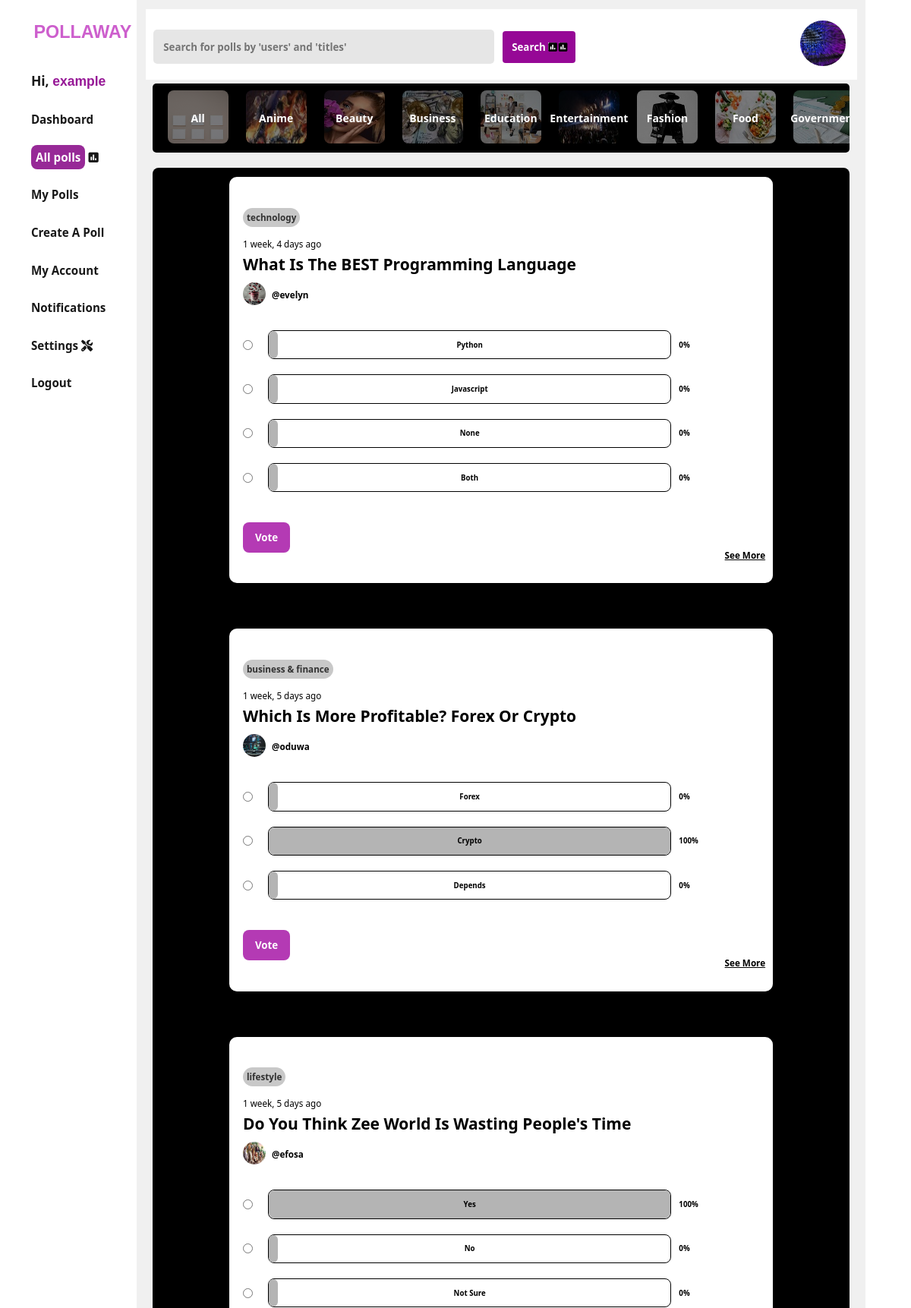
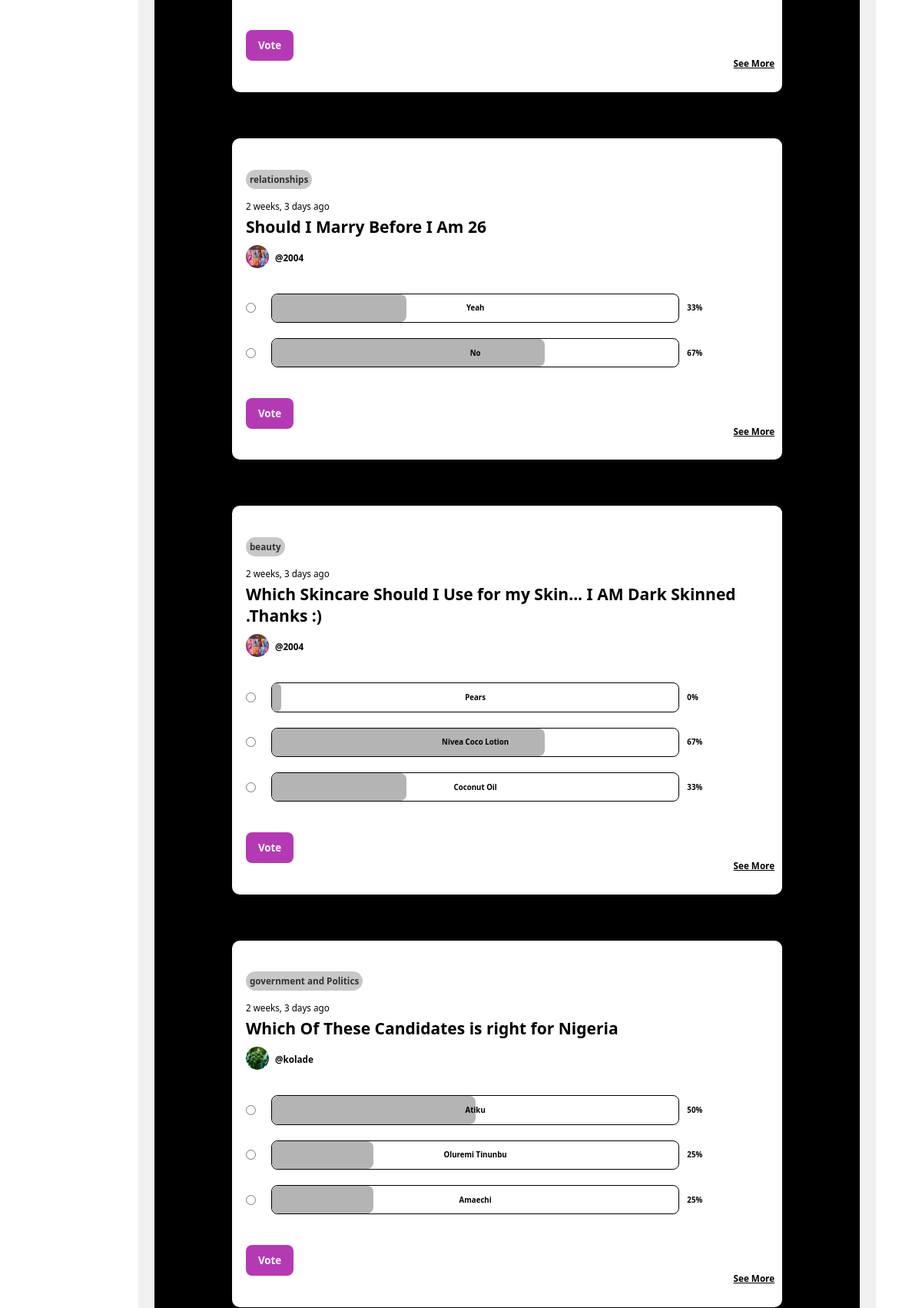
Page /polls/ (signed in, upper part) on the committed database (2 pictures, top to bottom).
### user_account/models.py (models this page shows, shortened)
class Profile(models.Model):
    user = models.OneToOneField(User,on_delete=models.CASCADE,related_name = "my_profile")
    image = ResizedImageField(size = [300,210],upload_to = "profile_images",force_format = "jpeg",quality = 100,default = f"{settings.BASE_DIR}/media/profile_images/default-image.jpg",blank = True, null = True)
    about = models.TextField(max_length=200)

### polls/models.py (models this page shows, shortened)
class Poll(models.Model):
    category_choices = (
       ("anime","anime"),
       ("beauty","beauty"),
       ("business & finance", "business & finance"),
       ("education","education"),
       ("entertainment","entertainment"),
       ("fashion","fashion"),
       ("food","food"),
       ("government & Politics","government & politics"),
       ("lifestyle","lifestyle"),
       ("movies","movies"),
       ("music","music"),
       ("others","others"),
       ("relationships","relationships"),
       ("religion","religion"),
       ("sports","sports"),
       ("technology","technology"),
    )
    user = models.ForeignKey(User,on_delete = models.CASCADE,related_name = "my_poll")
    title = models.CharField(max_length=100, blank = True, null = True)
    category = models.CharField(choices=category_choices, max_length=100)
    image1 = ResizedImageField(size = [320,280], upload_to = "poll_images", force_format = "jpeg", quality = 100, blank = True,  null = True)
    image2 = ResizedImageField(size = [320,280], upload_to = "poll_images", force_format = "jpeg", quality = 100, blank = True,  null = True)
    multiple_option_selection = models.BooleanField(default = False)
    date_created = models.DateTimeField(auto_now_add=True, blank = True, null=True)
    expire = models.DateTimeField(blank = True, null = True)
    public = models.BooleanField(default = True)
    id = models.UUIDField(default = uuid.uuid4, unique=True, primary_key = True, editable=False)
    def is_expired(self):
        if self.expire:
            current_day = datetime.datetime.now(pytz.utc)
            if current_day < self.expire:
                return False
            else:
                return True
        else:
            return False

class Poll_Option(models.Model):
    poll = models.ForeignKey(Poll,on_delete=models.CASCADE, related_name="option")
    image = ResizedImageField(size = [320,280], upload_to = "poll_option_images", quality = 100, blank = True, null = True)
    option = models.CharField(max_length=100,blank = True,null=True)
    def num_of_votes(self):
        return len(self.votes.all())
    def vote_percent(self):
        total_votes = 0
        all_poll_options = self.poll.option.all() # getting all the votes from the other options of the poll this option belongs to
        for option in all_poll_options:
            total_votes+=option.num_of_votes()
        current_option_votes = self.num_of_votes()
        try:
            current_option_votes_percentage = round((current_option_votes/total_votes) * 100)
        except:
            current_option_votes_percentage = 0
        return current_option_votes_percentage

class Poll_Vote(models.Model):
    poll_option = models.ForeignKey(Poll_Option,on_delete=models.CASCADE,related_name="votes",blank = True,null = True)
    voter = models.ForeignKey(User,on_delete=models.CASCADE,related_name = "voters")

### polls/views.py (the view, shortened to what this page needs)
# urls.py: path("",all_polls,name = "polls"),
@login_required(login_url="login")
def all_polls(request):
    def add_to_queried_polls(array):
        for i in array:
            if i in queried_polls:
                pass
            else:
                queried_polls.append(i)
    q = request.GET.get("q") if request.GET.get("q") != None else ''
    queried_polls = Poll.objects.filter(category__icontains = q, public = True )
    search_input = ""
    user = request.user
    filtered_queried_polls = []
    following_polls = [] # holding the polls of users, this user is following
    for poll in queried_polls:
        if Featured_Polls.objects.filter(user = user,polls = poll).exists() or poll.user == user:
            pass
        else:
            if poll.is_expired():
                pass
            elif Followers.objects.filter(user = poll.user, my_followers = user).exists():
                following_polls.append(poll)
            else:
                following_polls.append(poll)
    num_of_queried_polls = len(filtered_queried_polls)
    context = {
        "polls":filtered_queried_polls,
        "lop":num_of_queried_polls,
        "following_polls":following_polls,
        "lofp":len(following_polls)
    }
    return render(request,"polls/all-polls.html",context)

### polls/templates/polls/all-polls.html (shortened to what this page needs)
{%load static%}
<!DOCTYPE html>
<html lang="en">
<head>
    <link rel="stylesheet" href="{% static 'styles/general.css'%}">
    <link rel="stylesheet" href="{% static 'styles/all-polls.css'%}">
</head>
<body>
    <main class="all-polls-main">
        {%include 'navbar.html' %}
       <section class="all-poll-section entire-body">
        <div class="page-info-field">
            <form action="?" method = "post">
                <input type="search" name="search-input" id="" placeholder="Search for polls by 'users' and 'titles'">
                <button type="submit">Search <i class="fa-solid fa-square-poll-vertical"></i> <i class="fa-solid fa-square-poll-vertical"></i></button>
            </form>
             <ul>
                 <li>
                    {% if user.my_profile%}
                    <a href="{% url 'profile' user.id %}">
                        <img src="{{user.my_profile.image.url}}" alt="profile-image" srcset="">
                    </a>
                {%endif%}
                 </li>
             </ul>
        </div>
           <section class="poll-filter-section">
               <div class="filter-field">
                <a href="{% url 'polls' %}">
                    <div class="filter">
                        <img src="{% static 'images/default-image.jpg' %}" alt="">
                        <div class="filter-category">
                            <h5>All</h5>
                        </div>
                    </div>
                </a>
                   <a href="?q=anime">
                       <div class="filter">
                            <img src="{% static 'images/anime-filter.jpg' %}" alt="">
                            <div class="filter-category">
                                <h5>Anime</h5>
                            </div>
                        </div>
                    </a>
                    <a href="?q=beaauty">
                        <div class="filter">
                            <img src="{% static 'images/beauty-filter.jpg' %}" alt="">
                            <div class="filter-category">
                                <h5>Beauty</h5>
                            </div>
                        </div>
                    </a>
                    <a href="?q=business & finance">
                        <div class="filter">
                            <img src="{% static 'images/business-filter.jpg' %}" alt="">
                            <div class="filter-category">
                                <h5>Business</h5>
                            </div>
                        </div>
                    </a>
                    <a href="?q=education">
                        <div class="filter">
                            <img src="{% static 'images/education-filter.jpg' %}" alt="">
                            <div class="filter-category">
                                <h5>Education</h5>
                            </div>
                        </div>
                    </a>
                    <a href="?q=entertainment">
                        <div class="filter">
                            <img src="{% static 'images/entertainment-filter.jpg' %}" alt="">
                            <div class="filter-category">
                                <h5>Entertainment</h5>
                            </div>
                        </div>
                    </a>
                    <a href="?q=fashion">
                        <div class="filter">
                            <img src="{% static 'images/fashion-filter.jpg' %}" alt="">
                            <div class="filter-category">
                                <h5>Fashion</h5>
                            </div>
                        </div>
                    </a>
                    <a href="?q=food">
                        <div class="filter">
                            <img src="{% static 'images/food-filter.jpg' %}" alt="">
                            <div class="filter-category">
                                <h5>Food</h5>
                            </div>
                        </div>
                    </a>
                    <a href="?q=government">
                        <div class="filter">
                            <img src="{% static 'images/government-filter.jpg' %}" alt="">
                            <div class="filter-category">
                                <h5>Government</h5>
                            </div>
                        </div>
                    </a>
               </div>
           </section>
           <section class="polls">
               {%for poll in following_polls reversed %}
               <div class="poll">
                   <span class="poll-category">{{poll.category}}</span>
                   <p>{{poll.date_created|timesince}} ago</p>
                   <h1>{{poll.title}}</h1>
                   <span class="poll-user">
                       <a href=" {% url 'profile' poll.user.id %} ">
                           {%if poll.user.my_profile%}
                               <img src="{{poll.user.my_profile.image.url}}" alt="" srcset="">
                           {%endif%}
                       </a>
                       <p><b>@{{poll.user.username}}</b></p>
                   </span>
                   <div class="poll-options">
                       <form action=" {% url 'vote' %} " method="post">
                           {%if poll.multiple_option_selection == False%}
                               {%for option in poll.option.all%}
                               <div class="option">
                                   <input type="radio" name="option" id="" value="{{option.id}}">
                                   <div class="option-rating">
                                       <h5>{{option.option}}</h5>
                                       <div></div>
                                   </div>
                                   <h5>{{option.vote_percent}}%</h5>
                               </div>
                               {%endfor%}
                           {%endif%}
                           <input type="submit" value="Vote">
                           <p class="details-link"><a href=" {% url 'single-poll' poll.id %} ">See More</a></p>
                       </form>
                   </div>
               </div>
           {%endfor%}
           </section>
       </section>
    </main>
</body>
</html>

### templates/navbar.html (shortened to what this page needs)
{% load static%}
<!DOCTYPE html>
<html lang="en">
<head>
    <link rel="stylesheet" href="{% static 'styles/general.css'%}">
</head>
<body>
    <div class="side-bar-menu">
        <header class="polling-home-header">
            <nav>
                <h3><a href=" {% url 'home' %} " style="color: inherit; font-family: inherit;">POLLAWAY</a></h3>
                <ul class = "menu">
                    {% if user.is_authenticated%}
                        <li style="color: black; font-size: 1.5rem;">Hi, <span style="font-family: Arial, Helvetica, sans-serif; color: rgb(140,0,140);">{{user.username}}</span> </li>
                    {%endif%}
                    <li class=""><a href="#"class = "nav-links">Dashboard</a></li>
                    <li class=""><a href=" {% url 'polls' %} "class = "nav-links">All polls</a> <i class="fa-solid fa-square-poll-vertical"></i></li>
                    <li class=""><a href=" {% url 'my-polls' %} "class = "nav-links">My Polls</a></li>
                    <li class=""><a href="{% url 'create-poll' %}"class = "nav-links">Create A Poll</a></li>
                    <li class=""><a href="{% url 'my-account' %}"class = "nav-links">My Account</a></li>
                    <li class=""><a href="{%url 'notifications' %}" class = "nav-links" >Notifications</a></li>
                    <li class=""><a href="{% url 'settings' %}" class = "nav-links">Settings </a><i class="fa-solid fa-screwdriver-wrench"></i></li>
                    <li class=""><a href="{% url 'logout' %}" class = "nav-links">Logout</a></li>
                </ul>
            </nav>
        </header>
    </div>
</body>
</html>

### static/styles/general.css (style rules this page uses)
* { margin: 0; padding: 0; -webkit-box-sizing: border-box; box-sizing: border-box; text-decoration: none; list-style: none; font-family: 'Segoe UI', Tahoma, Geneva, Verdana, sans-serif; -webkit-transition: .4s; transition: .4s; }
i { display: inline-block; color: black; background-color: white; width: 10px; height: 10px; }
.current-page { background-color: rgb(140,18,140); color: white; padding: .4em; border-radius: 8px; }
html { font-size: 73%; }
a { color: white; }
.polling-home-header nav { width: 100%; height: 100%; display: -webkit-box; display: -ms-flexbox; display: flex; -webkit-box-pack: justify; -ms-flex-pack: justify; justify-content: space-between; -webkit-box-align: center; -ms-flex-align: center; align-items: center; background: black; opacity: .9; color: white; padding: 2.5em 3.5em; position: relative; z-index: 999; }
.polling-home-header nav h3 { font-family: Impact, Haettenschweiler, 'Arial Narrow Bold', sans-serif; color: #c84ec8; text-align: left; }
.menu { position: absolute; top: 73px; right: -100%; background-color: black; width: 50%; height: calc(100vh - 75px); display: none; }
.menu li { display: block; margin: 30px 20px; position: relative; font-weight: bold; }
.page-info-field { display: -webkit-box; display: -ms-flexbox; display: flex; -webkit-box-pack: justify; -ms-flex-pack: justify; justify-content: space-between; -webkit-box-align: center; -ms-flex-align: center; align-items: center; padding: 10px; background-color: white; margin-bottom: 5px; }
.page-info-field button { display: inline-block; }
.page-info-field ul > li { position: relative; }
.page-info-field ul > li img { width: 70px; height: 70px; border-radius: 50%; padding: 5px; position: relative; }
@media screen and (min-width: 800px) { html { font-size: 73%; } }
@media screen and (min-width: 800px) { .all-polls-main { display: -webkit-box; display: -ms-flexbox; display: flex; -webkit-box-pack: start; -ms-flex-pack: start; justify-content: flex-start; -webkit-box-align: start; -ms-flex-align: start; align-items: flex-start; } }
@media screen and (min-width: 800px) { .side-bar-menu { width: 100%; height: 100%; display: block; -ms-flex-preferred-size: 15%; flex-basis: 15%; background-color: white; } }
@media screen and (min-width: 800px) { .poll-filter-section { width: 100%; margin: auto; } }
@media screen and (min-width: 800px) { .filter-field { width: 98%; margin: auto; } }
@media screen and (min-width: 800px) { .page-info-field form { -ms-flex-preferred-size: 60%; flex-basis: 60%; -webkit-box-pack: center; -ms-flex-pack: center; justify-content: center; } }
@media screen and (min-width: 800px) { .page-info-field form { -ms-flex-preferred-size: 70%; flex-basis: 70%; -webkit-box-pack: center; -ms-flex-pack: center; justify-content: center; } }
@media screen and (min-width: 800px) { .polling-home-header { height: 100vh; } }
@media screen and (min-width: 800px) { .polling-home-header nav { position: relative; -webkit-box-pack: center; -ms-flex-pack: center; justify-content: center; -webkit-box-orient: vertical; -webkit-box-direction: normal; -ms-flex-direction: column; flex-direction: column; height: 100%; width: 100%; background: white; } }
@media screen and (min-width: 800px) { .polling-home-header nav h3 { position: absolute; top: 2.5rem; left: 3.8rem; text-align: left; z-index: 9; font-size: 2rem; } }
@media screen and (min-width: 800px) { .menu { position: relative; right: 0; top: 0; height: 100%; width: 100%; display: block; text-align: center; background: white; overflow-y: auto; margin-top: 3rem; } }
@media screen and (min-width: 800px) { .menu li { display: block; margin: 30% 0; color: white; font-size: 1.3rem; text-align: left; } }
@media screen and (min-width: 800px) { .menu li a { color: black; } }
@media screen and (min-width: 800px) { .current-page { color: white; } }

### rows in the picture
Poll: category "technology", date_created "1 week, 4 days", title "What Is The BEST Programming Language", user.my_profile.image (picture), user.username "evelyn"
Poll_Option: option "Python", vote_percent "0"
Poll_Option: option "Javascript", vote_percent "0"
Poll_Option: option "None", vote_percent "0"
Poll_Option: option "Both", vote_percent "0"
Poll: category "business & finance", date_created "1 week, 5 days", title "Which Is More Profitable? Forex Or Crypto", user.my_profile.image (picture), user.username "oduwa"
Poll_Option: option "Forex", vote_percent "0"
Poll_Option: option "Crypto", vote_percent "100"
Poll_Option: option "Depends", vote_percent "0"
Poll: category "lifestyle", date_created "1 week, 5 days", title "Do You Think Zee World Is Wasting People's Time", user.my_profile.image (picture), user.username "efosa"
Poll_Option: option "Yes", vote_percent "100"
Poll_Option: option "No", vote_percent "0"
Poll_Option: option "Not Sure", vote_percent "0"
Poll: category "relationships", date_created "2 weeks, 3 days", title "Should I Marry Before I Am 26", user.my_profile.image (picture), user.username "2004"
Poll_Option: option "Yeah", vote_percent "33"
Poll_Option: option "No", vote_percent "67"
Poll: category "beauty", date_created "2 weeks, 3 days", title "Which Skincare Should I Use for my Skin... I AM Dark Skinned .Thanks :)", user.my_profile.image (picture), user.username "2004"
Poll_Option: option "Pears", vote_percent "0"
Poll_Option: option "Nivea Coco Lotion", vote_percent "67"
Poll_Option: option "Coconut Oil", vote_percent "33"
Poll: category "government and Politics", date_created "2 weeks, 3 days", title "Which Of These Candidates is right for Nigeria", user.my_profile.image (picture), user.username "kolade"
Poll_Option: option "Atiku", vote_percent "50"
Poll_Option: option "Oluremi Tinunbu", vote_percent "25"
Poll_Option: option "Amaechi", vote_percent "25"

### other values in the picture
{{ user.username }} "example"
